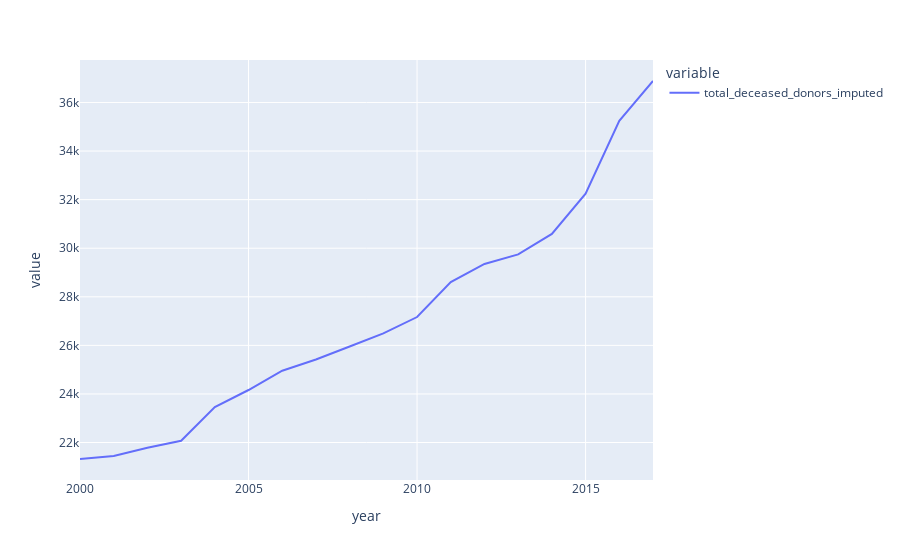

The cell this chart's notebook holds for it:
### Markdown cell above
## Global organ donations are increasing over time

*Are global organ donations are increasing over time*? 

The plot below shows the increasing trend in (imputed) organ donations across the world over time. The imputed donor counts are based on the "average" imputation method.

### Code cell
donors_by_year = organs_clean.groupby("year")["total_deceased_donors_imputed"].sum()
px.line(donors_by_year)

### Figure 1 — Plotly figure (JSON) as saved in the notebook; plotly's stock layout.template omitted (floating-point values rounded to 4 significant figures)
{"data": [{"hovertemplate": "variable=total_deceased_donors_imputed<br>year=%{x}<br>value=%{y}<extra></extra>", "legendgroup": "total_deceased_donors_imputed", "line": {"color": "#636efa", "dash": "solid"}, "marker": {"symbol": "circle"}, "mode": "lines", "name": "total_deceased_donors_imputed", "orientation": "v", "showlegend": true, "type": "scatter", "x": [2000, 2001, 2002, 2003, 2004, 2005, 2006, 2007, 2008, 2009, 2010, 2011, 2012, 2013, 2014, 2015, 2016, 2017], "xaxis": "x", "y": [21321, 21440.0, 21780.0, 22069, 23460.0, 24160.0, 24950.0, 25420, 25955, 26490.0, 27170.0, 28608, 29350.0, 29746, 30590, 32240.0, 35247, 36885], "yaxis": "y"}], "layout": {"legend": {"title": {"text": "variable"}, "tracegroupgap": 0}, "margin": {"t": 60}, "xaxis": {"anchor": "y", "domain": [0, 1], "title": {"text": "year"}}, "yaxis": {"anchor": "x", "domain": [0, 1], "title": {"text": "value"}}}}
